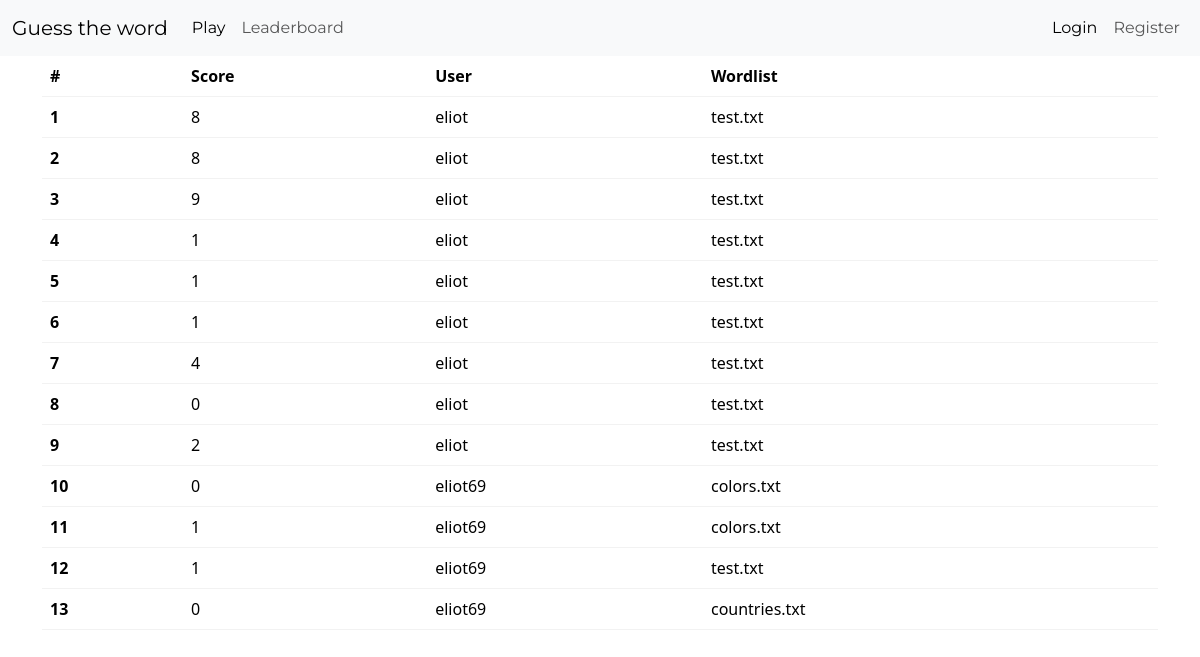
The app's page /leaderboard with its own data.
### app/models.py (models this page shows)
class Game(db.Model):
    id = db.Column(db.Integer, primary_key=True)
    username = db.Column(db.String(30), db.ForeignKey("user.username"), nullable=False)
    wordlist = db.Column(db.String(120), nullable=False)
    score = db.Column(db.Integer, nullable=False)

### app/routes.py (the view)
@app.route("/leaderboard")
def leaderboard_page():
    games = Game.query.all()
    return render_template("leaderboard.html", games=games)

### app/templates/leaderboard.html (shortened to what this page needs)
{% extends 'base.html' %}
{% block content %}
<div class="container">
    <table class="table">
        <thead>
            <tr>
                <th scope="col">#</th>
                <th scope="col">Score</th>
                <th scope="col">User</th>
                <th scope="col">Wordlist</th>
            </tr>
        </thead>
        <tbody>
            {% for game in games %}
            <tr>
                <th scope="row">{{game.id}}</th>
                <td>{{game.score}}</td>
                <td>{{game.username}}</td>
                <td>{{game.wordlist}}</td>
            </tr>
            {% endfor %}
        </tbody>
    </table>
</div>
{% endblock %}

### app/templates/base.html (shortened to what this page needs)
<!DOCTYPE html>
<html lang="en">
<head>
    <link href="https://cdn.jsdelivr.net/npm/bootstrap@5.3.3/dist/css/bootstrap.min.css" rel="stylesheet"
>
    <link rel="stylesheet" href="{{ url_for('static', filename='css/minty.css') }}">
    <link rel="stylesheet" href="{{ url_for('static', filename='css/change_word.css') }}">
</head>
<body class="body">
    <nav class="navbar navbar-expand-lg bg-body-tertiary">
        <div class="container-fluid">
            <div class="collapse navbar-collapse" id="navbarTogglerDemo01">
                <a class="navbar-brand" href="{{url_for('home_page')}}">Guess the word</a>
                <ul class="navbar-nav me-auto mb-2 mb-lg-0">
                    <li class="nav-item">
                        <a class="nav-link active" aria-current="page" href="{{ url_for('play_page') }}">Play</a>
                    </li>
                    <li class="nav-item">
                        <a class="nav-link" aria-current="page" href="{{ url_for('leaderboard_page') }}">Leaderboard</a>
                    </li>
                </ul>
                <ul class="navbar-nav">
                    {% if current_user.is_authenticated %}
                    <li>
                        <a href="{{url_for('user_page')}}" class="fa-solid fa-user"></a>
                    </li>
                    {% else %}
                    <li class="nav-item">
                        <a class="nav-link active" aria-current="page" href="{{ url_for('login_page') }}">Login</a>
                    </li>
                    <li class="nav-item">
                        <a class="nav-link" href="{{ url_for('register_page') }}">Register</a>
                    </li>
                    {% endif %}
                </ul>
            </div>
        </div>
    </nav>
    {% block content %}
    {% endblock %}
</body>
</html>

### app/static/css/change_word.css (style rules this page uses)
::placeholder { color: #777; }

### records on screen
Game: id "1", score "8", username "eliot", wordlist "test.txt"
Game: id "2", score "8", username "eliot", wordlist "test.txt"
Game: id "3", score "9", username "eliot", wordlist "test.txt"
Game: id "4", score "1", username "eliot", wordlist "test.txt"
Game: id "5", score "1", username "eliot", wordlist "test.txt"
Game: id "6", score "1", username "eliot", wordlist "test.txt"
Game: id "7", score "4", username "eliot", wordlist "test.txt"
Game: id "8", score "0", username "eliot", wordlist "test.txt"
Game: id "9", score "2", username "eliot", wordlist "test.txt"
Game: id "10", score "0", username "eliot69", wordlist "colors.txt"
Game: id "11", score "1", username "eliot69", wordlist "colors.txt"
Game: id "12", score "1", username "eliot69", wordlist "test.txt"
Game: id "13", score "0", username "eliot69", wordlist "countries.txt"
